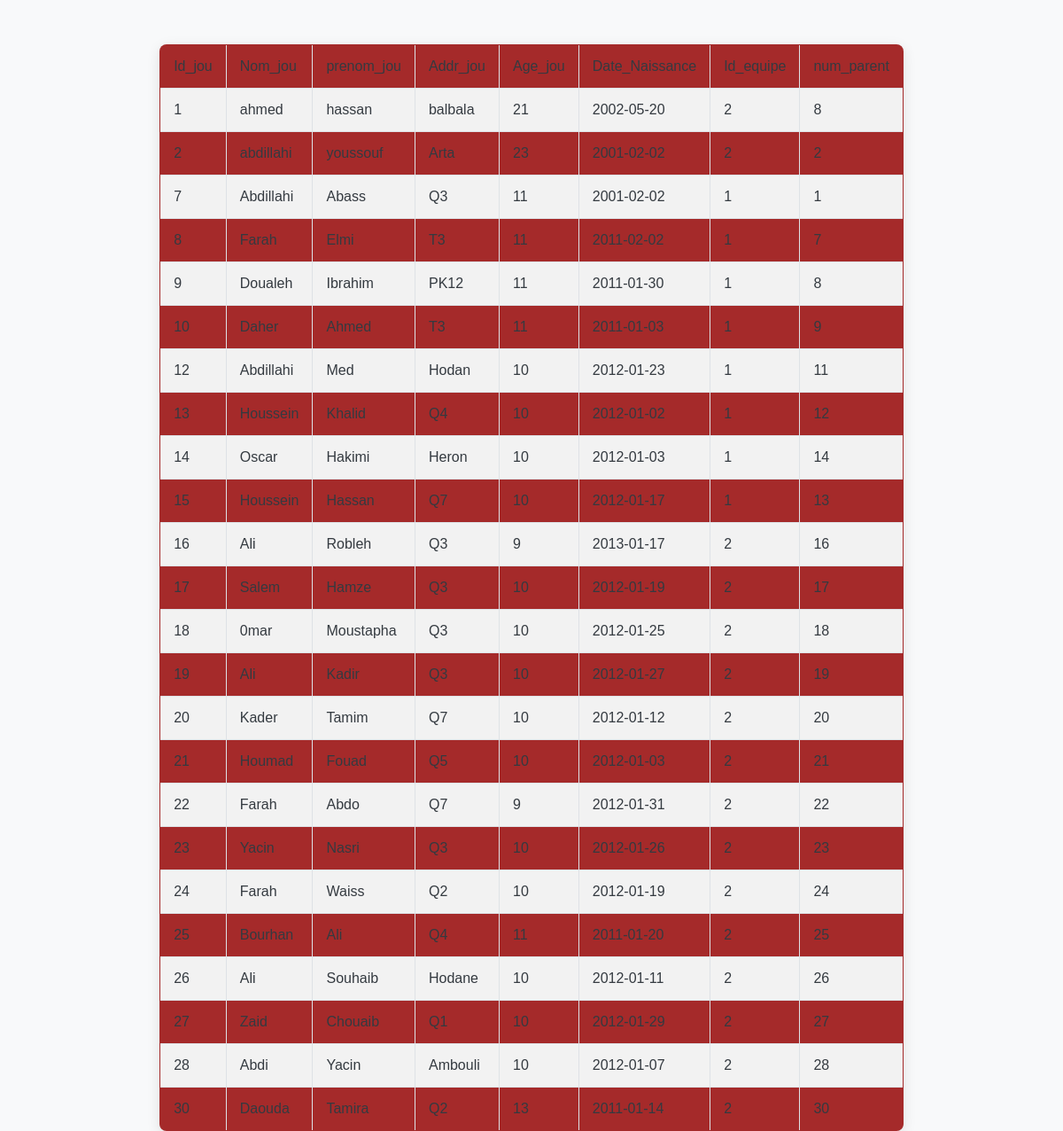
Screenshot of /Administrateur/listejoueur.php with the database file from the repository.
### tables this page shows
CREATE TABLE `joueur` (
  `Id_Jou` int(11) NOT NULL,
  `Nom_Jou` varchar(20) DEFAULT NULL,
  `Prenom_Jou` varchar(20) DEFAULT NULL,
  `Addr_Jou` varchar(20) DEFAULT NULL,
  `Age_Jou` int(11) DEFAULT NULL,
  `Date_Naissance` date DEFAULT NULL,
  `Id_equipe` int(11) DEFAULT NULL,
  `num_parent` int(11) DEFAULT NULL
);

### Administrateur/listejoueur.php (the view, shortened to what this page needs)
<?php
$SERVER="localhost";
$utilisateur="root";
$motDepasse="";
$base="gestion_academie";
$E=mysqli_connect($SERVER,$utilisateur,$motDepasse,$base);
$q=("SELECT Id_jou,Nom_jou,prenom_jou,Addr_jou,Age_jou,Date_Naissance,Id_equipe,num_parent FROM joueur ");
$res=mysqli_query($E,$q);
echo"<br><br><br><center><br><br><br>";
echo"<table border='1'>";
echo"<tr><td>Id_jou</td><td>Nom_jou</td><td>prenom_jou</td><td>Addr_jou</td><td>Age_jou</td> <td>Date_Naissance</td> <td>Id_equipe</td> <td>num_parent</td> \n";
 while($row=mysqli_fetch_assoc($res)){
    echo"<tr><td>{$row['Id_jou']}</td> <td>{$row['Nom_jou']}</td>  <td>{$row['prenom_jou']}</td> <td>{$row['Addr_jou']}</td> <td>{$row['Age_jou']}</td> <td>{$row['Date_Naissance']}</td> <td>{$row['Id_equipe']}</td> <td>{$row['num_parent']}</td>\n<br>";
 }
 echo"</center>";

### Administrateur/listejoueur.php (style rules this page uses)
table { width: 90%; border-collapse: collapse; background-color: brown; border-radius: 8px; overflow: hidden; box-shadow: 0 4px 15px rgba(0, 0, 0, 0.1); }
th, td { padding: 15px; border: 1px solid #dee2e6; text-align: left; }
tr:nth-child(even) { background-color: #f2f2f2; }
tr { transition: background-color 0.3s; }

### rows the page displays
joueur: Id_Jou "1", Nom_Jou "ahmed", Prenom_Jou "hassan", Addr_Jou "balbala", Age_Jou "21", Date_Naissance "2002-05-20", Id_equipe "2", num_parent "8"
joueur: Id_Jou "2", Nom_Jou "abdillahi", Prenom_Jou "youssouf", Addr_Jou "Arta", Age_Jou "23", Date_Naissance "2001-02-02", Id_equipe "2", num_parent "2"
joueur: Id_Jou "7", Nom_Jou "Abdillahi", Prenom_Jou "Abass", Addr_Jou "Q3", Age_Jou "11", Date_Naissance "2001-02-02", Id_equipe "1", num_parent "1"
joueur: Id_Jou "8", Nom_Jou "Farah", Prenom_Jou "Elmi", Addr_Jou "T3", Age_Jou "11", Date_Naissance "2011-02-02", Id_equipe "1", num_parent "7"
joueur: Id_Jou "9", Nom_Jou "Doualeh", Prenom_Jou "Ibrahim", Addr_Jou "PK12", Age_Jou "11", Date_Naissance "2011-01-30", Id_equipe "1", num_parent "8"
joueur: Id_Jou "10", Nom_Jou "Daher", Prenom_Jou "Ahmed", Addr_Jou "T3", Age_Jou "11", Date_Naissance "2011-01-03", Id_equipe "1", num_parent "9"
joueur: Id_Jou "12", Nom_Jou "Abdillahi", Prenom_Jou "Med", Addr_Jou "Hodan", Age_Jou "10", Date_Naissance "2012-01-23", Id_equipe "1", num_parent "11"
joueur: Id_Jou "13", Nom_Jou "Houssein", Prenom_Jou "Khalid", Addr_Jou "Q4", Age_Jou "10", Date_Naissance "2012-01-02", Id_equipe "1", num_parent "12"
joueur: Id_Jou "14", Nom_Jou "Oscar", Prenom_Jou "Hakimi", Addr_Jou "Heron", Age_Jou "10", Date_Naissance "2012-01-03", Id_equipe "1", num_parent "14"
joueur: Id_Jou "15", Nom_Jou "Houssein", Prenom_Jou "Hassan", Addr_Jou "Q7", Age_Jou "10", Date_Naissance "2012-01-17", Id_equipe "1", num_parent "13"
joueur: Id_Jou "16", Nom_Jou "Ali", Prenom_Jou "Robleh", Addr_Jou "Q3", Age_Jou "9", Date_Naissance "2013-01-17", Id_equipe "2", num_parent "16"
joueur: Id_Jou "17", Nom_Jou "Salem", Prenom_Jou "Hamze", Addr_Jou "Q3", Age_Jou "10", Date_Naissance "2012-01-19", Id_equipe "2", num_parent "17"
joueur: Id_Jou "18", Nom_Jou "0mar", Prenom_Jou "Moustapha", Addr_Jou "Q3", Age_Jou "10", Date_Naissance "2012-01-25", Id_equipe "2", num_parent "18"
joueur: Id_Jou "19", Nom_Jou "Ali", Prenom_Jou "Kadir", Addr_Jou "Q3", Age_Jou "10", Date_Naissance "2012-01-27", Id_equipe "2", num_parent "19"
joueur: Id_Jou "20", Nom_Jou "Kader", Prenom_Jou "Tamim", Addr_Jou "Q7", Age_Jou "10", Date_Naissance "2012-01-12", Id_equipe "2", num_parent "20"
joueur: Id_Jou "21", Nom_Jou "Houmad", Prenom_Jou "Fouad", Addr_Jou "Q5", Age_Jou "10", Date_Naissance "2012-01-03", Id_equipe "2", num_parent "21"
joueur: Id_Jou "22", Nom_Jou "Farah", Prenom_Jou "Abdo", Addr_Jou "Q7", Age_Jou "9", Date_Naissance "2012-01-31", Id_equipe "2", num_parent "22"
joueur: Id_Jou "23", Nom_Jou "Yacin", Prenom_Jou "Nasri", Addr_Jou "Q3", Age_Jou "10", Date_Naissance "2012-01-26", Id_equipe "2", num_parent "23"
joueur: Id_Jou "24", Nom_Jou "Farah", Prenom_Jou "Waiss", Addr_Jou "Q2", Age_Jou "10", Date_Naissance "2012-01-19", Id_equipe "2", num_parent "24"
joueur: Id_Jou "25", Nom_Jou "Bourhan", Prenom_Jou "Ali", Addr_Jou "Q4", Age_Jou "11", Date_Naissance "2011-01-20", Id_equipe "2", num_parent "25"
joueur: Id_Jou "26", Nom_Jou "Ali", Prenom_Jou "Souhaib", Addr_Jou "Hodane", Age_Jou "10", Date_Naissance "2012-01-11", Id_equipe "2", num_parent "26"
joueur: Id_Jou "27", Nom_Jou "Zaid", Prenom_Jou "Chouaib", Addr_Jou "Q1", Age_Jou "10", Date_Naissance "2012-01-29", Id_equipe "2", num_parent "27"
joueur: Id_Jou "28", Nom_Jou "Abdi", Prenom_Jou "Yacin", Addr_Jou "Ambouli", Age_Jou "10", Date_Naissance "2012-01-07", Id_equipe "2", num_parent "28"
joueur: Id_Jou "30", Nom_Jou "Daouda", Prenom_Jou "Tamira", Addr_Jou "Q2", Age_Jou "13", Date_Naissance "2011-01-14", Id_equipe "2", num_parent "30"
